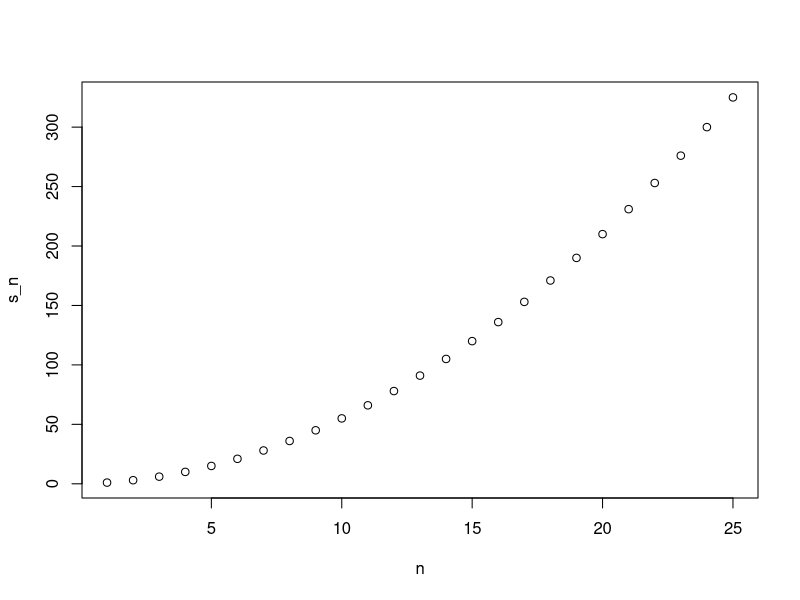
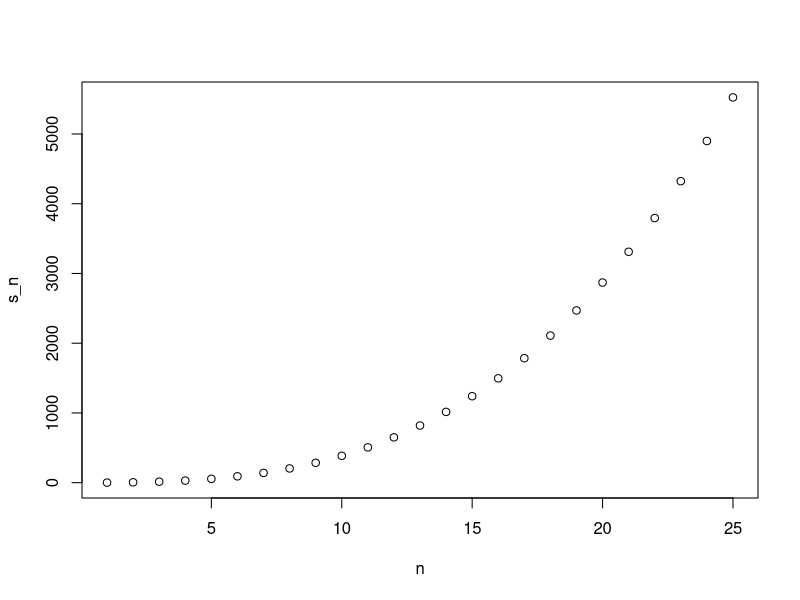

Generate these figures, in order, with R:
## ---- chunk 1
a <- 0

if(a!=0){print(1/a)}else{print("No reciprocal for 0.")}
## ---- chunk 2
library(dslabs)
data("murders")
murder_rate <- murders$total/murders$population*100000
## ---- chunk 3
ind <- which.min(murder_rate)

if(murder_rate[ind]<0.5){print(murders$state[ind])}else{print("No state has murder rate that low")}
## ---- chunk 4
if(murder_rate[ind]<0.25){print(murders$state[ind])}else{print("No state has murder rate that low")}

## ---- chunk 5
a <- 0
ifelse(a>0,1/a,NA)
## ---- chunk 6
a <- c(0,1,2,-4,5)
result <- ifelse(a>0,1/a,NA)
## ---- chunk 7
data.frame(a=a,is_a_positive=a>0,answer1=1/a,answer2=NA)

## ---- chunk 8
data("na_example")
no_nas <- ifelse(is.na(na_example),0,na_example)
sum(is.na(no_nas))
## ---- chunk 9
z <- c(TRUE,TRUE,FALSE)
any(z)
all(z)
## ---- chunk 10
avg <- function(x){
  s <- sum(x)
  n <- length(x)
  s/n
}
## ---- chunk 11
x <- 1:100
identical(mean(x), avg(x))
## ---- chunk 12
s <- 3
avg(1:10)
s
## ---- chunk 13



avg <- function(x, arithmetic=TRUE){
  n <- length(x)
  ifelse(arithmetic, sum(x)/n,prod(x)^(1/n))
}
## ---- chunk 14
search()
## ---- chunk 15
compute_s_n <- function(n){
  x <- 1:n
  sum(x)
}
## ---- chunk 16
for(i in 1:5){
  print(i)
}
## ---- chunk 17
m <- 25
s_n <- vector(length = m)
for(n in 1:m){
  s_n[n] <- compute_s_n(n)
}
## ---- chunk 18
n <- 1:m
plot(n, s_n)
## ---- chunk 19
x <- 1:10
sqrt(x)
y <- 1:10
x*y
## ---- chunk 20
x <- 1:10
sapply(x, sqrt)
## ---- chunk 21
n <- 1:25
s_n <- sapply(n, compute_s_n)
## ---- chunk 22
x <- c(1,2,-3,4)

if(all(x>0)){
  print("All Positives")
} else{
  print("Not all positives")
}
## ---- chunk 23
#d
## ---- chunk 24
new_names <- state.abb[which(nchar(state.name)>8)]
## ---- chunk 25
sum_n <- function(n){
  s <- sum(1:n)
  print(s)
}
sum_n(5000)
## ---- chunk 26
altman_plot <- function(x,y){
  plot(x+y,x-y)
}
## ---- chunk 27
x <- 3
my_func <- function(y){
  x <- 5
  y+5
}
x
## ---- chunk 28
compute_s_n <- function(n){
  x <- seq(1:n)
  sum(x^2)
}
compute_s_n(10)
## ---- chunk 29
s_n <- vector("numeric", 25)
for(i in 1:25){
  s_n[i] <- compute_s_n(i)
}
s_n
## ---- chunk 30
n <- 1:25
sapply(n,compute_s_n)
## ---- chunk 31
install.packages('purrr')
library(purrr)
map_dbl(1:25,compute_s_n)
## ---- chunk 32
n <- 1:25
plot(n,s_n)
## ---- chunk 33
n <- 1:25
identical(s_n,n*(n+1)*(2*n+1)/6)
